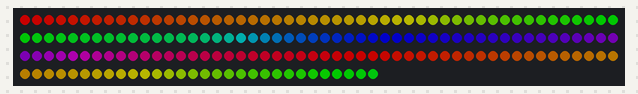
Simulated run of this sketch. Board: Arduino Uno, built with avr-gcc and run on an emulated ATmega328P. Parts: 180 RGB LEDs in strip order, left to right, continuing on the next row. Dim RGB values are drawn brighter than linear.

Above: at 0.16 s.
At 5.07 s:
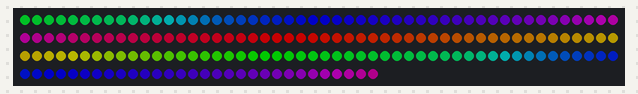
At 9.99 s:
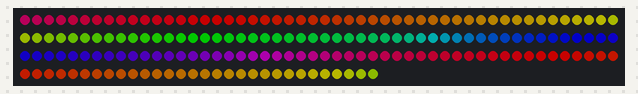
At 19.82 s:
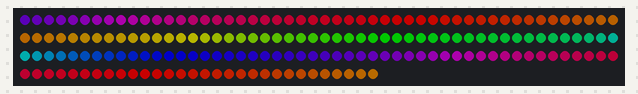
At 29.34 s:
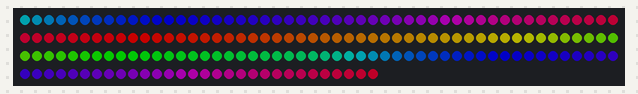
At 39.79 s:
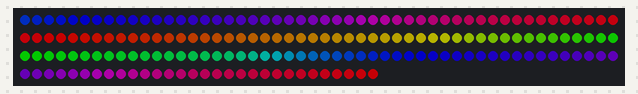

The sketch:

sketch_jun27a.ino
```cpp
#define NUM_LEDS 180
#include "FastLED.h"
#define PIN 7
CRGB leds[NUM_LEDS];
byte counter;
void setup() {
  FastLED.addLeds<WS2811, PIN, GRB>(leds, NUM_LEDS).setCorrection( TypicalLEDStrip );
  FastLED.setBrightness(100);
  pinMode(7, OUTPUT);
}
void loop() {
  for (int i = 0; i < NUM_LEDS; i++ ) {         // от 0 до первой трети
    leds[i] = CHSV(counter + i * 2, 255, 255);  // HSV. Увеличивать HUE (цвет)
    // умножение i уменьшает шаг радуги
  }
  counter++;        // counter меняется от 0 до 255 (тип данных byte)
  FastLED.show();
  delay(5);         // скорость движения радуги
}
```
